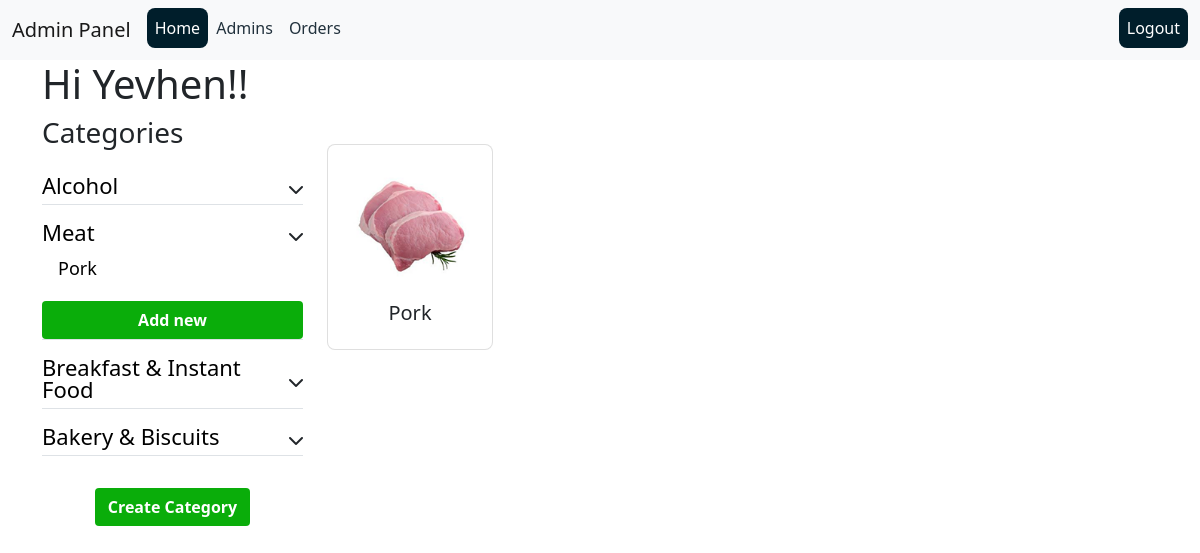
/admin/home/category-2 (signed in), run on the app's committed database.
### backend/admin/models.py (models this page shows, shortened)
class Admin(db.Model, UserMixin):
    id = db.Column(db.String(50), primary_key=True, default=str(uuid.uuid4()), unique=True)
    username = db.Column(db.String(100), nullable=False, unique=True)
    name = db.Column(db.String(100), nullable=False)
    _password = db.Column(db.String(100), nullable=False)
    role = db.Column(db.String(20))
    @hybrid_property
    def password(self):
        return self._password

### backend/product/models.py (models this page shows)
class Categories(db.Model):
    id = db.Column(db.Integer, primary_key=True)
    name = db.Column(db.String(100), nullable=False)
    sub_category = db.relationship('Subcategory', backref='categories', lazy=True)

class Subcategory(db.Model):
    id = db.Column(db.Integer, primary_key=True)
    name = db.Column(db.String(100), nullable=False)
    category_id = db.Column(db.Integer, db.ForeignKey('categories.id'))
    img_url = db.Column(db.String(200), nullable=False)
    products = db.relationship('Products', backref='subcategory', lazy=True)

### backend/admin/views.py (the view)
@admin.route('/home/category-<category_id>')
@only_admin_access
def show_subcategories(category_id):
    categories_form = CategoriesForm()
    sub_categories_form = SubCategoryForm()
    categories = Categories.query.all()
    subcategories_in_category = Categories.query.filter_by(id=category_id).first()
    return render_template('admin-category.html', categories=categories,
                           sub_categories_form=sub_categories_form,
                           categories_form=categories_form,
                           subcategories_in_category=subcategories_in_category)

### backend/admin/views.py (called while the page is built)
def only_admin_access(func):
    @wraps(func)
    def wrapper(*args, **kwargs):
        try:
            if current_user.is_active and uuid.UUID(str(current_user.id)):
                return func(*args, **kwargs)
        except ValueError:
            return redirect(url_for('public.home'))
    return wrapper

### backend/public/views.py (called while the page is built)
@login_manager.user_loader
def load_user(user_id):
    try:
        if uuid.UUID(str(user_id)):
            return Admin.query.get(user_id)
    except ValueError:
        return User.query.get(user_id)

def set_categories():
    if 'categories' not in g:
        g.categories = Categories.query.all()

### backend/templates/admin/admin-category.html (shortened to what this page needs)
{% extends 'admin-base.html' %}
{% block content %}
<div class="container">
    <h1>Hi {{ current_user.name }}!!</h1>
    <div class="row">
        <div class="col-3">
            <h3 class="mb-4">Categories</h3>
            <ul class="nav nav-category">
                {% for category in categories %}
                    <li class="nav-item border-bottom w-100 mb-3">
                        <div class="d-flex justify-content-between align-items-center ">
                            <a href="{{ url_for('admin.show_subcategories', category_id=category.id) }}" class="category-link mb-2">{{ category.name }}</a>
                            <i class="toggle-icon fas fa-chevron-down" data-bs-toggle="collapse" data-bs-target="#category-{{ category.id }}" style="cursor: pointer"></i>
                        </div>
                        {% if category.id == subcategories_in_category.id %}
                            <ul class="list-group collapse show" id="category-{{ category.id }}">
                        {% else %}
                            <ul class="list-group collapse" id="category-{{ category.id }}">
                        {% endif %}
                        {% for subcategory in category.sub_category %}
                                <div class="list-group-item link-weight">
                                    <a href="{{ url_for('admin.show_products', category_id=category.id, subcategory_id=subcategory.id) }}" class="category-link-small">{{ subcategory.name }}</a>
                                </div>
                        {% endfor %}
                        <button type="button" class="btn btn-color-green mt-3" data-bs-toggle="modal" data-bs-target="#myModal-sub-{{ category.id }}">Add new</button>
                        </ul>
                    </li>
                {% endfor %}
            </ul>
            <div class="d-grid justify-content-center mt-3">
                <button type="button" class="btn btn-color-green justify-content-center" data-bs-toggle="modal" data-bs-target="#myModal-2">Create Category</button>
            </div>
        </div>
        <div class="col-8">
            <div class="row row-cols-1 row-cols-md-3 g-4 mt-1">
                {% for subcategory in subcategories_in_category.sub_category %}
                        <div class="col-md-3">
                            <a href="{{ url_for('admin.show_products', category_id=subcategory.category_id, subcategory_id=subcategory.id) }}" class="product-link">
                                <div class="card">
                                    <div class="card-body">
                                        <img src="{{ url_for('static', filename=subcategory.img_url) }}" class="img-fluid mb-2" alt="...">
                                        <h5 class="card-title" style="text-align: center">{{ subcategory.name }}</h5>
                                    </div>
                                </div>
                            </a>
                        </div>
                {% endfor %}
            </div>
        </div>
    </div>
</div>
{% endblock %}

### backend/static/style.css (style rules this page uses)
* { margin: 0; padding: 0; box-sizing: border-box !important; line-height: 1; }
.list-group-item { border: none; }
.list-group .list-group-item { border-left: none; border-right: none; border-radius: 0; }
.category-link { font-size: 22px; text-decoration: none; color: black; transition: all 0.3s; }
.category-link-small { font-size: 18px; text-decoration: none; color: black; }
.btn-color-green { background-color: rgb(10, 173, 10); color: #fff; }
.btn { font-weight: 600; transition: all 0.3s; }
.card { transition: all 0.3s; border-radius: 0.5rem !important; }
.product-link { text-decoration: none; color: #212529; }

### data on the page
Admin: name "Yevhen"
Categories: name "Alcohol"
Categories: name "Meat"
Subcategory: name "Pork", img_url (picture)
Categories: name "Breakfast & Instant Food"
Categories: name "Bakery & Biscuits"
